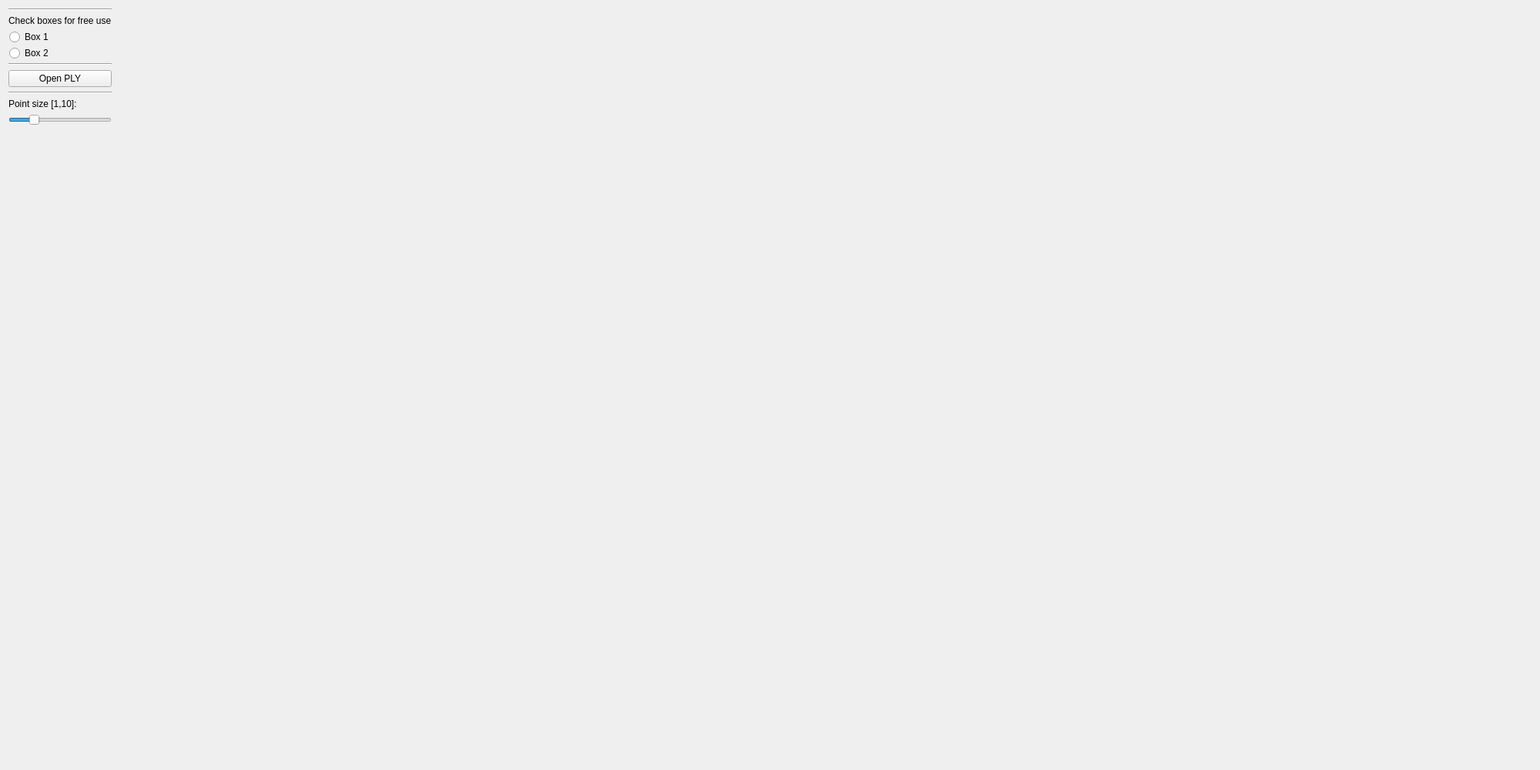
<?xml version="1.0" encoding="UTF-8"?>
<ui version="4.0">
 <class>MainWindowClass</class>
 <widget class="QMainWindow" name="MainWindowClass">
  <property name="geometry">
   <rect>
    <x>0</x>
    <y>0</y>
    <width>2000</width>
    <height>1000</height>
   </rect>
  </property>
  <property name="windowTitle">
   <string>3d computer vision framework</string>
  </property>
  <property name="locale">
   <locale language="German" country="Germany"/>
  </property>
  <widget class="QWidget" name="centralWidget">
   <property name="styleSheet">
    <string notr="true">QCheckBox::indicator {
     width: 15px;
     height: 15px;
}
QRadioButton::indicator {
     width: 15px;
     height: 15px;
}</string>
   </property>
   <layout class="QHBoxLayout" name="horizontalLayout_2">
    <item>
     <layout class="QVBoxLayout" name="verticalLayout">
      <item>
       <widget class="Line" name="line_2">
        <property name="lineWidth">
         <number>1</number>
        </property>
        <property name="orientation">
         <enum>Qt::Orientation::Horizontal</enum>
        </property>
       </widget>
      </item>
      <item>
       <widget class="QLabel" name="label">
        <property name="text">
         <string>Check boxes for free use</string>
        </property>
       </widget>
      </item>
      <item>
       <widget class="QRadioButton" name="radioButton_1">
        <property name="toolTip">
         <string>&lt;html&gt;&lt;head/&gt;&lt;body&gt;&lt;p&gt;&lt;br/&gt;&lt;/p&gt;&lt;/body&gt;&lt;/html&gt;</string>
        </property>
        <property name="text">
         <string>Box 1</string>
        </property>
       </widget>
      </item>
      <item>
       <widget class="QRadioButton" name="radioButton_2">
        <property name="toolTip">
         <string>&lt;html&gt;&lt;head/&gt;&lt;body&gt;&lt;p&gt;&lt;br/&gt;&lt;/p&gt;&lt;/body&gt;&lt;/html&gt;</string>
        </property>
        <property name="text">
         <string>Box 2</string>
        </property>
       </widget>
      </item>
      <item>
       <widget class="Line" name="line_3">
        <property name="lineWidth">
         <number>1</number>
        </property>
        <property name="orientation">
         <enum>Qt::Orientation::Horizontal</enum>
        </property>
       </widget>
      </item>
      <item>
       <widget class="QPushButton" name="pushButton">
        <property name="text">
         <string>Open PLY</string>
        </property>
       </widget>
      </item>
      <item>
       <widget class="Line" name="line">
        <property name="orientation">
         <enum>Qt::Orientation::Horizontal</enum>
        </property>
       </widget>
      </item>
      <item>
       <widget class="QLabel" name="label_2">
        <property name="text">
         <string>Point size [1,10]:</string>
        </property>
       </widget>
      </item>
      <item>
       <widget class="QSlider" name="horizontalSlider">
        <property name="sizePolicy">
         <sizepolicy hsizetype="Preferred" vsizetype="Preferred">
          <horstretch>0</horstretch>
          <verstretch>0</verstretch>
         </sizepolicy>
        </property>
        <property name="autoFillBackground">
         <bool>false</bool>
        </property>
        <property name="minimum">
         <number>1</number>
        </property>
        <property name="maximum">
         <number>10</number>
        </property>
        <property name="value">
         <number>3</number>
        </property>
        <property name="sliderPosition">
         <number>3</number>
        </property>
        <property name="orientation">
         <enum>Qt::Orientation::Horizontal</enum>
        </property>
       </widget>
      </item>
      <item>
       <spacer name="verticalSpacer">
        <property name="orientation">
         <enum>Qt::Orientation::Vertical</enum>
        </property>
        <property name="sizeHint" stdset="0">
         <size>
          <width>20</width>
          <height>40</height>
         </size>
        </property>
       </spacer>
      </item>
     </layout>
    </item>
    <item>
     <widget class="GLWidget" name="glwidget" native="true">
      <property name="sizePolicy">
       <sizepolicy hsizetype="Expanding" vsizetype="Preferred">
        <horstretch>0</horstretch>
        <verstretch>0</verstretch>
       </sizepolicy>
      </property>
      <layout class="QHBoxLayout" name="horizontalLayout"/>
     </widget>
    </item>
   </layout>
  </widget>
 </widget>
 <layoutdefault spacing="6" margin="11"/>
 <customwidgets>
  <customwidget>
   <class>GLWidget</class>
   <extends>QWidget</extends>
   <header>glwidget.h</header>
   <container>1</container>
  </customwidget>
 </customwidgets>
 <resources/>
 <connections/>
</ui>
